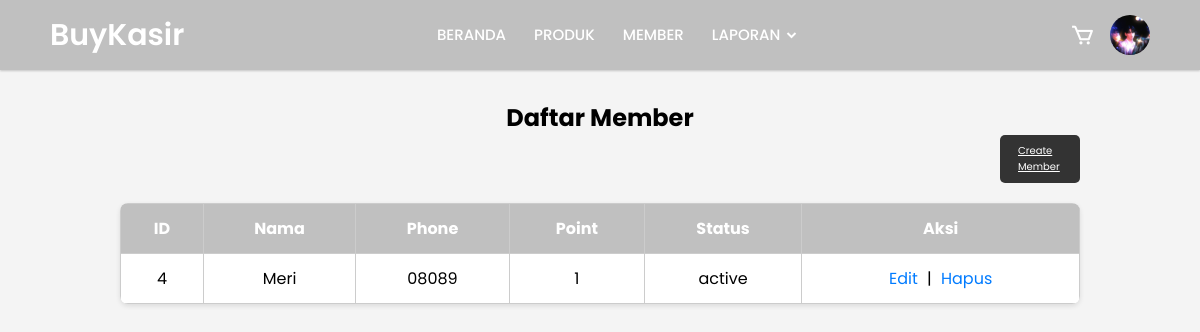
The page /member.php on the database its author committed.
### tables this page shows
CREATE TABLE `member` (
  `id` int(11) NOT NULL,
  `name` varchar(100) NOT NULL,
  `phone` varchar(20) NOT NULL,
  `point` int(11) NOT NULL,
  `status` enum('active','non-active') NOT NULL
);

### member.php (the view, shortened to what this page needs)
<?php
include 'connection.php';
$current_page = basename($_SERVER['PHP_SELF']);
$sql = "SELECT * FROM member";
$result = $conn->query($sql);
?>
<!DOCTYPE html>
<html lang="en">
<head>
    <link href='https://unpkg.com/boxicons@2.0.7/css/boxicons.min.css' rel='stylesheet'>
</head>
<body>
<nav>
    <div class="navbar">
        <div class="logo"><a href="#">BuyKasir</a></div>
        <div class="nav-links">
            <ul class="links">
                <li><a href="index.php" class="<?= $current_page == 'index.php' ? 'text-gray-500' : 'text-black hover:text-gray-600' ?>">BERANDA</a></li>
                <li><a href="produk.php">PRODUK</a></li>
                <li><a href="member.php" class="<?= $current_page == 'member.php' ? 'text-gray-500' : 'text-black hover:text-gray-600' ?>">MEMBER</a></li>
                <li>
                    <a href="#">LAPORAN</a>
                    <i class='bx bxs-chevron-down htmlcss-arrow arrow'></i>
                </li>
            </ul>
        </div>
        <div class="icons">
            <i class='bx bx-cart'></i>
            <img src="profile.jpg" alt="Profile" class="profile-pic">
        </div>
    </div>
</nav>
<div class="content">
    <h2>Daftar Member</h2>
    <a href="create-member.php" class="add-button">Create Member</a>
    <table>
        <tr>
            <th>ID</th>
            <th>Nama</th>
            <th>Phone</th>
            <th>Point</th>
            <th>Status</th>
            <th>Aksi</th>
        </tr>
        <?php if ($result->num_rows > 0): ?>
            <?php while ($row = $result->fetch_assoc()): ?>
                <tr>
                    <td><?= $row['id'] ?></td>
                    <td><?= $row['name'] ?></td>
                    <td><?= $row['phone'] ?></td>
                    <td><?= $row['point'] ?></td>
                    <td><?= $row['status'] ?></td>
                    <td>
                        <a href="edit-member.php?id=<?= $row['id'] ?>">Edit</i></a> |
                        <a href="delete-member.php?id=<?= $row['id'] ?>" onclick="return confirm('Hapus member ini?')">Hapus</a>
                    </td>
                </tr>
            <?php endwhile; ?>
        <?php else: ?>
            <tr>
                <td colspan="6" class="empty-message">Tidak ada data member.</td>
            </tr>
        <?php endif; ?>
    </table>
</div>
</body>
</html>

### member.php (style rules this page uses)
* { margin: 0; padding: 0; box-sizing: border-box; font-family: 'Poppins', sans-serif; }
body { min-height: 100vh; background-color: #f4f4f4; display: flex; flex-direction: column; align-items: center; }
.content { margin-top: 100px; width: 80%; display: flex; flex-direction: column; align-items: center; }
.add-button { padding: 8px 18px; background-color: #333; color: white; border: none; cursor: pointer; transition: 0.3s; border-radius: 5px; margin-left: 880px; font-size: 10px;; }
table { width: 100%; border-collapse: collapse; margin-top: 20px; background: white; border-radius: 8px; overflow: hidden; box-shadow: 0 2px 5px rgba(0, 0, 0, 0.1); }
th, td { padding: 12px; border: 1px solid #ccc; text-align: center; }
th { background-color: #C0C0C0; color: white; }
td a { text-decoration: none; color: #007bff; margin: 0 5px; }
nav { position: fixed; top: 0; left: 0; width: 100%; height: 70px; background: #C0C0C0; box-shadow: 0 1px 2px rgba(0, 0, 0, 0.2); z-index: 99; }
nav .navbar { height: 100%; max-width: 1250px; width: 100%; display: flex; align-items: center; justify-content: space-between; margin: auto; padding: 0 50px; }
.navbar .logo a { font-size: 30px; color: #fff; text-decoration: none; font-weight: 600; }
nav .navbar .nav-links { line-height: 70px; height: 100%; }
nav .navbar .links { display: flex; }
nav .navbar .links li { position: relative; display: flex; align-items: center; justify-content: space-between; list-style: none; padding: 0 14px; transition: color 0.3s; }
nav .navbar .links li a { height: 100%; text-decoration: none; white-space: nowrap; color: #fff; font-size: 15px; font-weight: 500; }
nav .navbar .links li .arrow { height: 100%; width: 22px; line-height: 70px; text-align: center; display: inline-block; color: #fff; transition: all 0.3s ease; }
.icons { display: flex; align-items: center; }
.icons i { font-size: 25px; color: #fff; margin-left: 15px; cursor: pointer; }
.profile-pic { width: 40px; height: 40px; border-radius: 50%; object-fit: cover; margin-left: 15px; cursor: pointer; }

### rows shown on the page
member: id "4", name "Meri", phone "08089", point "1", status "active"
